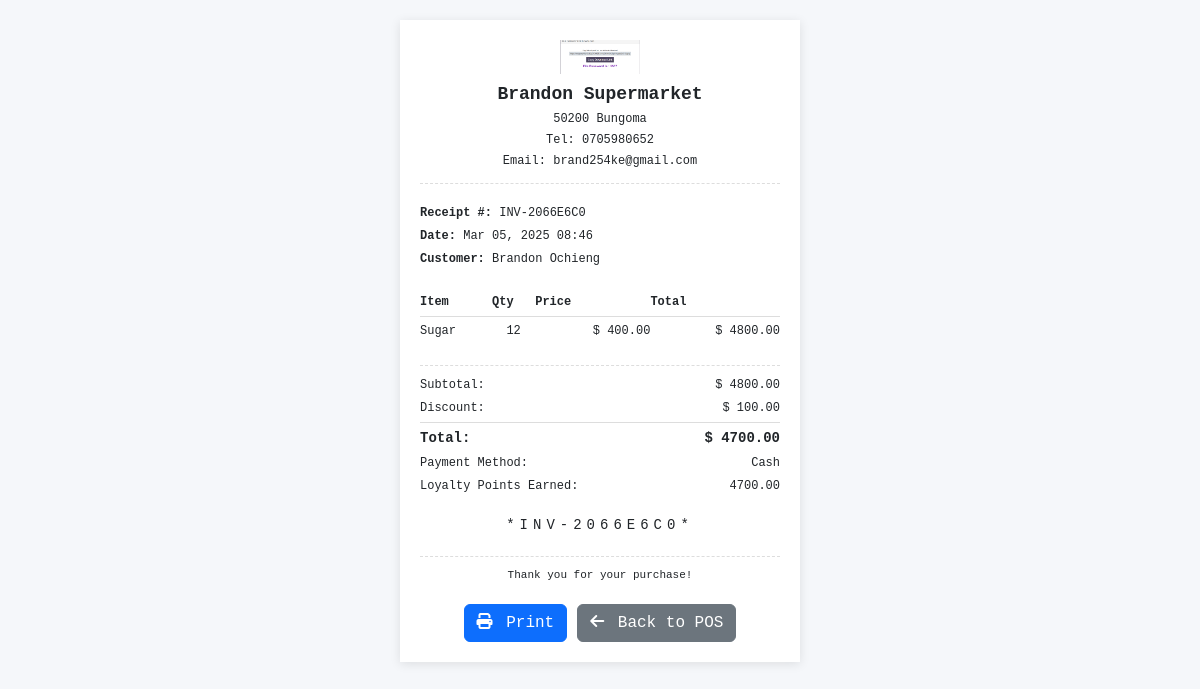
Screenshot of /pos/pos/receipt/4/ (signed in) with the database file from the repository.
### pos_app/models.py (models this page shows, shortened)
class Business(models.Model):
    BUSINESS_TYPE_CHOICES = [
        ('Type1', 'Type 1'),
        ('Type2', 'Type 2'),
    ]
    CURRENCY_SYMBOL_CHOICES = [
        ('$', '$ - US Dollar'),
        ('€', '€ - Euro'),
        ('£', '£ - British Pound'),
        ('¥', '¥ - Japanese Yen'),
        ('₹', '₹ - Indian Rupee'),
        ('₩', '₩ - South Korean Won'),
        ('KSh', 'KSh - Kenyan Shilling'),  # Added Kenyan Shilling
    ]
    name = models.CharField(max_length=255)
    business_type = models.CharField(max_length=50, choices=BUSINESS_TYPE_CHOICES, default='Type1')
    address = models.TextField(blank=True, null=True)
    phone = models.CharField(max_length=20, blank=True, null=True)
    email = models.EmailField(blank=True, null=True)
    website = models.URLField(blank=True, null=True)
    logo = models.ImageField(upload_to='business_logos/', blank=True, null=True)
    tax_rate = models.DecimalField(max_digits=5, decimal_places=2, default=0.00)
    currency_symbol = models.CharField(max_length=5, choices=CURRENCY_SYMBOL_CHOICES, default='$')
    owner = models.ForeignKey(User, on_delete=models.CASCADE, related_name='owned_businesses')
    created_at = models.DateTimeField(auto_now_add=True)
    updated_at = models.DateTimeField(auto_now=True)

class Sale(models.Model):
    PAYMENT_CHOICES = [
        ('cash', 'Cash'),
        ('card', 'Credit/Debit Card'),
        ('bank_transfer', 'Bank Transfer'),
        ('mobile_payment', 'Mobile Payment'),
        ('loyalty_points', 'Loyalty Points'),
        ('mixed', 'Mixed Payment'),
    ]
    STATUS_CHOICES = [
        ('completed', 'Completed'),
        ('refunded', 'Refunded'),
        ('partially_refunded', 'Partially Refunded'),
        ('cancelled', 'Cancelled'),
    ]
    invoice_number = models.CharField(max_length=50, unique=True, editable=False)
    business = models.ForeignKey(Business, on_delete=models.CASCADE, related_name='sales')
    customer = models.ForeignKey(Customer, on_delete=models.SET_NULL, null=True, blank=True, related_name='sales')
    employee = models.ForeignKey(Employee, on_delete=models.SET_NULL, null=True, related_name='sales')
    subtotal = models.DecimalField(max_digits=10, decimal_places=2, default=0)
    tax_amount = models.DecimalField(max_digits=10, decimal_places=2, default=0)
    discount_amount = models.DecimalField(max_digits=10, decimal_places=2, default=0)
    total_amount = models.DecimalField(max_digits=10, decimal_places=2, default=0)
    payment_method = models.CharField(max_length=20, choices=PAYMENT_CHOICES, default='cash')
    payment_reference = models.CharField(max_length=100, blank=True, null=True)  # For card/transfer references
    status = models.CharField(max_length=20, choices=STATUS_CHOICES, default='completed')
    notes = models.TextField(blank=True, null=True)
    loyalty_points_earned = models.DecimalField(max_digits=10, decimal_places=2, default=0)
    loyalty_points_used = models.DecimalField(max_digits=10, decimal_places=2, default=0)
    created_at = models.DateTimeField(default=timezone.now)
    updated_at = models.DateTimeField(auto_now=True)

class Customer(models.Model):
    first_name = models.CharField(max_length=100)
    last_name = models.CharField(max_length=100)
    email = models.EmailField(blank=True, null=True)
    phone = models.CharField(max_length=20, blank=True, null=True)
    address = models.TextField(blank=True, null=True)
    loyalty_points = models.DecimalField(max_digits=10, decimal_places=2, default=0)
    business = models.ForeignKey(Business, on_delete=models.CASCADE, related_name='customers')
    created_at = models.DateTimeField(auto_now_add=True)
    updated_at = models.DateTimeField(auto_now=True)
    @property
    def full_name(self):
        return f"{self.first_name} {self.last_name}"

class SaleItem(models.Model):
    sale = models.ForeignKey(Sale, on_delete=models.CASCADE, related_name='items')
    product = models.ForeignKey(Product, on_delete=models.CASCADE, related_name='sale_items')
    quantity = models.PositiveIntegerField(default=1)
    unit_price = models.DecimalField(max_digits=10, decimal_places=2)
    subtotal = models.DecimalField(max_digits=10, decimal_places=2)

class Product(models.Model):
    UNIT_CHOICES = [
        ('pcs', 'Pieces'),
        ('kg', 'Kilograms'),
        ('ltr', 'Liters'),
        ('box', 'Boxes'),
    ]
    name = models.CharField(max_length=255)
    description = models.TextField(blank=True, null=True)
    sku = models.CharField(max_length=50, blank=True, null=True)
    barcode = models.CharField(max_length=50, blank=True, null=True)
    category = models.ForeignKey(Category, on_delete=models.SET_NULL, null=True, blank=True, related_name='products')
    purchase_price = models.DecimalField(max_digits=10, decimal_places=2, validators=[MinValueValidator(0)])
    selling_price = models.DecimalField(max_digits=10, decimal_places=2, validators=[MinValueValidator(0)])
    stock_quantity = models.PositiveIntegerField(default=0)
    unit = models.CharField(max_length=10, choices=UNIT_CHOICES, default='pcs')  # New unit field
    image = models.ImageField(upload_to='product_images/', blank=True, null=True)
    is_active = models.BooleanField(default=True)
    business = models.ForeignKey(Business, on_delete=models.CASCADE, related_name='products')
    created_at = models.DateTimeField(auto_now_add=True)
    updated_at = models.DateTimeField(auto_now=True)

### pos_app/views.py (the view)
# urls.py: path('pos/receipt/<int:sale_id>/', views.get_receipt, name='get_receipt'),
@login_required
def get_receipt(request, sale_id):
    business = get_business_for_user(request.user)
    if not business:
        return redirect('pos:business_setup')
    sale = get_object_or_404(Sale, id=sale_id, business=business)
    items = sale.items.all()
    context = {
        'business': business,
        'sale': sale,
        'items': items,
    }
    return render(request, 'pos_app/receipt.html', context)

### pos_app/context_processors.py (called while the page is built)
def business_settings(request):
    if request.user.is_authenticated:
        try:
            business = Business.objects.filter(owner=request.user).first()
            if not business:
                from .models import Employee
                employee = Employee.objects.filter(user=request.user, is_active=True).first()
                if employee:
                    business = employee.business
            if business:
                return {
                    'business_settings': business.settings,
                }
        except:
            pass
    return {}

### pos_app/views.py (called while the page is built)
def get_business_for_user(user):
    try:
        return Business.objects.filter(owner=user).first()
    except:
        try:
            employee = Employee.objects.filter(user=user, is_active=True).first()
            if employee:
                return employee.business
        except:
            pass
    return None

### pos_app/templates/pos_app/receipt.html (shortened to what this page needs)
<!DOCTYPE html>
<html lang="en">
<head>
    <link href="https://cdn.jsdelivr.net/npm/bootstrap@5.3.0/dist/css/bootstrap.min.css" rel="stylesheet">
    <link rel="stylesheet" href="https://cdnjs.cloudflare.com/ajax/libs/font-awesome/6.4.0/css/all.min.css">
</head>
<body>
    <div class="receipt-container">
        <div class="receipt-header">
            {% if business.logo %}
                <img src="{{ business.logo.url }}" alt="{{ business.name }}">
            {% endif %}
            <h2>{{ business.name }}</h2>
            <p>{{ business.address }}</p>
            <p>Tel: {{ business.phone }}</p>
            <p>Email: {{ business.email }}</p>
        </div>
        <div class="receipt-info">
            <p><strong>Receipt #:</strong> {{ sale.invoice_number }}</p>
            <p><strong>Date:</strong> {{ sale.created_at|date:"M d, Y H:i" }}</p>
            <p><strong>Customer:</strong> {{ sale.customer.full_name|default:"Walk-in Customer" }}</p>
        </div>
        <table class="receipt-table">
            <thead>
                <tr>
                    <th>Item</th>
                    <th class="quantity">Qty</th>
                    <th class="amount">Price</th>
                    <th class="amount">Total</th>
                </tr>
            </thead>
            <tbody>
                {% for item in items %}
                    <tr>
                        <td>{{ item.product.name }}</td>
                        <td class="quantity">{{ item.quantity }}</td>
                        <td class="amount">{{ business.currency_symbol }} {{ item.unit_price|floatformat:2 }}</td>
                        <td class="amount">{{ business.currency_symbol }} {{ item.subtotal|floatformat:2 }}</td>
                    </tr>
                {% endfor %}
            </tbody>
        </table>
        <div class="receipt-totals">
            <div class="receipt-total-row">
                <span>Subtotal:</span>
                <span>{{ business.currency_symbol }} {{ sale.subtotal|floatformat:2 }}</span>
            </div>
            {% if sale.discount_amount > 0 %}
                <div class="receipt-total-row">
                    <span>Discount:</span>
                    <span>{{ business.currency_symbol }} {{ sale.discount_amount|floatformat:2 }}</span>
                </div>
            {% endif %}
            <div class="receipt-total-row final">
                <span>Total:</span>
                <span>{{ business.currency_symbol }} {{ sale.total_amount|floatformat:2 }}</span>
            </div>
            <div class="receipt-total-row">
                <span>Payment Method:</span>
                <span>{{ sale.get_payment_method_display }}</span>
            </div>
            {% if sale.loyalty_points_earned > 0 or sale.loyalty_points_used > 0 %}
                <div class="receipt-total-row">
                    <span>Loyalty Points Earned:</span>
                    <span>{{ sale.loyalty_points_earned }}</span>
                </div>
            {% endif %}
        </div>
        <div class="receipt-barcode">
            *{{ sale.invoice_number }}*
        </div>
        <div class="receipt-footer">
            <p>{{ business.settings.receipt_footer_text|default:"Thank you for your purchase!" }}</p>
        </div>
        <div class="receipt-actions">
            <button onclick="window.print()" class="btn btn-primary">
                <i class="fas fa-print me-1"></i> Print
            </button>
            <a href="{% url 'pos:pos' %}" class="btn btn-secondary">
                <i class="fas fa-arrow-left me-1"></i> Back to POS
            </a>
        </div>
    </div>
</body>
</html>

### pos_app/templates/pos_app/receipt.html (style rules this page uses)
body { font-family: 'Courier New', Courier, monospace; background-color: #f5f7fa; padding: 20px; }
.receipt-container { max-width: 400px; margin: 0 auto; background-color: white; box-shadow: 0 2px 10px rgba(0, 0, 0, 0.1); padding: 20px; }
.receipt-header { text-align: center; margin-bottom: 20px; padding-bottom: 10px; border-bottom: 1px dashed #ddd; }
.receipt-header img { max-width: 80px; margin-bottom: 10px; }
.receipt-header h2 { font-size: 18px; font-weight: bold; margin-bottom: 5px; }
.receipt-header p { margin-bottom: 3px; font-size: 12px; }
.receipt-info { margin-bottom: 20px; }
.receipt-info p { margin-bottom: 5px; font-size: 12px; }
.receipt-table { width: 100%; margin-bottom: 20px; font-size: 12px; }
.receipt-table th, .receipt-table td { padding: 5px 0; }
.receipt-table th { text-align: left; border-bottom: 1px solid #ddd; }
.receipt-table td.quantity { text-align: center; }
.receipt-table td.amount { text-align: right; }
.receipt-totals { margin-top: 10px; border-top: 1px dashed #ddd; padding-top: 10px; }
.receipt-total-row { display: flex; justify-content: space-between; margin-bottom: 5px; font-size: 12px; }
.receipt-total-row.final { font-weight: bold; font-size: 14px; margin-top: 5px; padding-top: 5px; border-top: 1px solid #ddd; }
.receipt-footer { text-align: center; margin-top: 20px; padding-top: 10px; border-top: 1px dashed #ddd; font-size: 11px; }
.receipt-barcode { text-align: center; margin: 20px 0; font-size: 14px; letter-spacing: 5px; }
.receipt-actions { display: flex; justify-content: center; gap: 10px; margin-top: 20px; }

### rows the page displays
Business: logo (picture), name "Brandon Supermarket", address "50200 Bungoma", phone "0705980652", email "brand254ke@gmail.com", currency_symbol "$", settings.receipt_footer_text "Thank you for your purchase!"
Sale: invoice_number "INV-2066E6C0", created_at "Mar 05, 2025 08:46", customer.full_name "Brandon Ochieng", subtotal "4800.00", discount_amount "100.00", total_amount "4700.00", payment_method "Cash", loyalty_points_earned "4700.00"
SaleItem: product.name "Sugar", quantity "12", unit_price "400.00", subtotal "4800.00"
